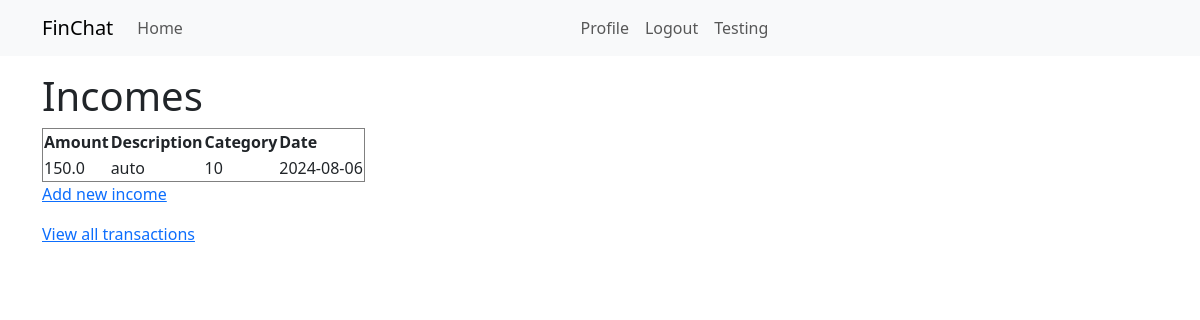
Before: /view-incomes (signed in) with the older database file.
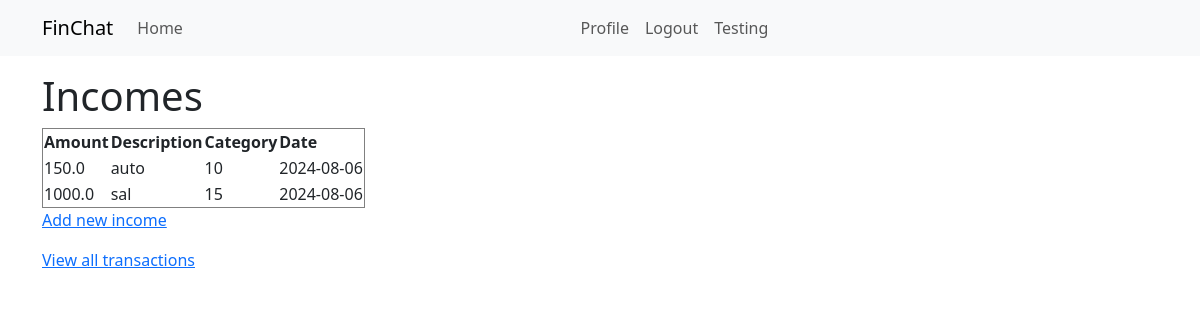
After: the same page with the newer database file.
### app/models.py (models this page shows, shortened)
class Transaction(db.Model):
    id: so.Mapped[int] = so.mapped_column(primary_key=True)
    amount: so.Mapped[float] = so.mapped_column(sa.Float(30),index=True)
    transaction_type: so.Mapped[str] = so.mapped_column(sa.String(50),index=True, unique=False) #should be income/expense/reimbursement
    description: so.Mapped[str] = so.mapped_column(sa.String(200),unique=False, nullable=False)  #how to add nullable=?
    category_id: so.Mapped[int] = so.mapped_column( sa.ForeignKey(Category.id),index=True)
    user_id: so.Mapped[int] = so.mapped_column(sa.ForeignKey(User.id), index=True)
    date : so.Mapped[datetime.date] = so.mapped_column( sa.Date, index=True, default= date.today)    #blackbox helped
    loan_type: so.Mapped[str] = so.mapped_column(sa.String(30), index=True, unique=False, nullable=True) #should be lent/received
    creator: so.Mapped[User] = so.relationship(back_populates='transactions')
    section: so.Mapped[Category] = so.relationship(back_populates='transactions')

class Category(db.Model):
    id: so.Mapped[int] = so.mapped_column(primary_key=True)
    name: so.Mapped[str] = so.mapped_column( sa.String(50), index=True, unique=False)
    user_id: so.Mapped[int] = so.mapped_column( sa.ForeignKey(User.id), index=True)
    transaction_type: so.Mapped[str] = so.mapped_column(
        sa.String(50),
        index=True,
        unique=False,
        server_default='select'  # set default value to 'income'
    )
    deleted: so.Mapped[bool] = so.mapped_column(default=False,unique=False)  # Add a deleted column
    creator: so.Mapped[User] = so.relationship(back_populates='categories')
    transactions: so.WriteOnlyMapped['Transaction'] = so.relationship(back_populates='section')
    budgets: so.WriteOnlyMapped['Budget'] = so.relationship(back_populates='section')

### app/routes.py (the view)
@app.route('/view-incomes')
@login_required
def view_incomes():
    incomes = db.session.scalars(sa.select(Transaction).where(Transaction.user_id == current_user.id, Transaction.transaction_type == 'income'))
    return render_template('view_incomes.html', incomes=incomes)

### app/models.py (called while the page is built)
@login.user_loader
def load_user(id):
    return db.session.get(User, int(id))

### app/templates/view_incomes.html
{% extends "base.html" %}
{% block content %}
<h1>Incomes</h1>
<table border="1">
    <tr>
        <th>Amount</th>
        <th>Description</th>
        <th>Category</th>
        <th>Date</th>
    </tr>
    {% for income in incomes %}
    <tr>
        <td>{{ income.amount }}</td>
        <td>{{ income.description }}</td>
        <td>{{ income.section.name }}</td>
        <td>{{ income.date }}</td>
    </tr>
    {% endfor %}
</table>
<p><a href="{{ url_for('add_income') }}">Add new income</a></p>
<p><a href="{{ url_for('view_transactions') }}">View all transactions</a></p>
{% endblock %}

### app/templates/base.html (shortened to what this page needs)
<!doctype html>
<html>
    <head>
        <link
        href="https://cdn.jsdelivr.net/npm/bootstrap@5.3.2/dist/css/bootstrap.min.css"
        rel="stylesheet"
>
    </head>
    <body>
        <nav class="navbar navbar-expand-lg bg-body-tertiary">
            <div class="container">
              <a class="navbar-brand" href="{{ url_for('index') }}">FinChat</a>
              <div class="collapse navbar-collapse" id="navbarSupportedContent">
                <ul class="navbar-nav me-auto mb-2 mb-lg-0">
                  <li class="nav-item">
                    <a class="nav-link" aria-current="page" href="{{ url_for('index') }}">Home</a>
                  </li>
                </ul>
                <ul class="navbar-nav mb-2 mb-lg-0">
                  {% if current_user.is_anonymous %}
                  <li class="nav-item">
                    <a class="nav-link" aria-current="page" href="{{ url_for('login') }}">Login</a>
                  </li>
                  <li class="nav-item">
                    <a class="nav-link" aria-current="page" href="{{ url_for('register') }}">Register</a>
                  </li>
                  {% else %}
                  <li class="nav-item">
                    <a class="nav-link" aria-current="page" href="{{ url_for('user', username=current_user.username) }}">Profile</a>
                  </li>
                  <li class="nav-item">
                    <a class="nav-link" aria-current="page" href="{{ url_for('logout') }}">Logout</a>
                  </li>
                  {% endif %}
                  </ul>
                  <ul class="navbar-nav me-auto mb-2 mb-lg-0">
                    <li class="nav-item">
                      <a class="nav-link" aria-current="page" href="{{ url_for('testing') }}">Testing</a>
                    </li>
                  </ul>
              </div>
            </div>
        </nav>
        <div class="container mt-3">
            {% block content %}{% endblock %}
        </div>
    </body>
</html>

Changed rows visible on the page:
added Transaction: amount "1000.0", description "sal", section.name "15", date "2024-08-06"
